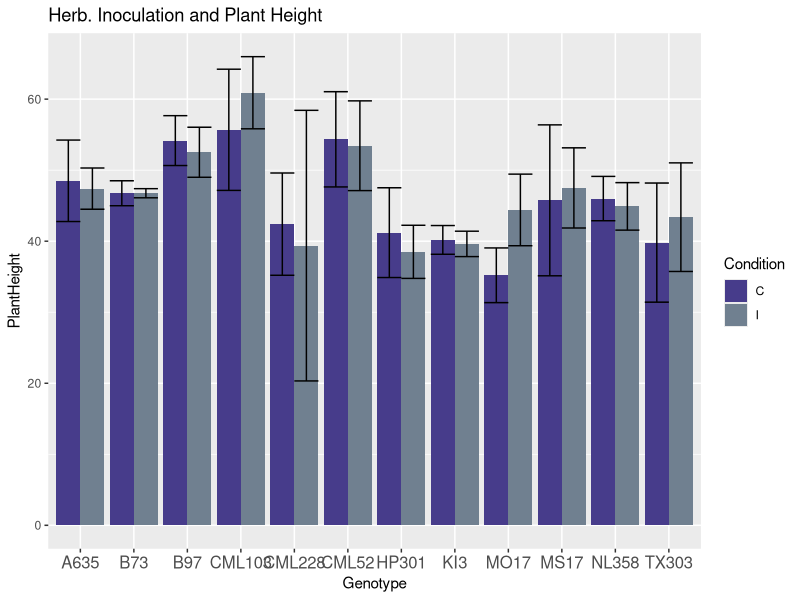

Generate this figure with R: (Note: this script raises an error after producing the figure.)
# This script will combine the analysis and create final figures for my final combined data. 

getwd()
setwd("/home/coreyschultz/1.Projects/2.Maize.Endophyte.Project/Final_Data_and_Figs")
getwd()
library(tidyr)
library(tidyverse)
library(broom)
library(ggplot2)
library(car)
library(data.table)
library(ggpubr)

Herb_data = read.csv("Final_Herb_Data.csv", sep =",")
Burk_data = read.csv("Final_Burk_Data.csv", sep =",")
Serendip_data = read.csv("Final_Sbecsii_Data.csv", sep =",")


#get sd for error bars
data_summary <- function(data, varname, groupnames){
  require(plyr)
  
  summary_func <- function(x, col){
    c(mean = mean(x[[col]], na.rm=TRUE),
      sd = sd(x[[col]], na.rm=TRUE))
  }
  data_sum<-ddply(data, groupnames, .fun=summary_func,
                  varname)
  data_sum <- rename(data_sum, c("mean" = varname))
  return(data_sum)
}
##########################################################################################
## Herbaspirillium Stuff
##########################################################################################

names(Herb_data) <- c("Genotype", "Condition", "Rep", "Endophyte","Chlorophyll1","Chlorophyll2","Chlorophyll3",
                      "PlantHeight","LeafArea","RootLength","RootVolume","Group_or_Date")


##### Visualize Phenotypes - use these two lines to make any histograms
dfsum <- data_summary(Herb_data, varname = "PlantHeight", groupnames = c("Genotype","Condition"))

ggplot(dfsum, aes(Genotype, PlantHeight, fill = Condition)) + geom_bar(stat = "summary", fun.y = "mean", position="dodge") + theme(axis.text.x = element_text(size=12)) + scale_fill_manual(values = c("slateblue4", "slategrey")) + ggtitle("Herb. Inoculation and Plant Height") + geom_errorbar(aes(ymin=PlantHeight-sd, ymax=PlantHeight+sd), position=position_dodge())

##### T tests for all phenotypes
#T Tests for significance
genotypes <- unique(Herb_data$Genotype)
length(genotypes)

#Height
for( i in 1:length(genotypes)){
  df <-Herb_data[which (Herb_data$Genotype == (unique(Herb_data$Genotype)[i])),c(1:11)]
  pvalue <- t.test(df$PlantHeight~df$Condition,mu=0, alt="two.sided", conf=0.95, var.eq=F, paired=F)
  print(unique(Herb_data$Genotype)[i])
  print(df)
  print(pvalue)
}

#Leaf Area
for( i in 1:length(genotypes)){
  df <-Herb_data[which (Herb_data$Genotype == (unique(Herb_data$Genotype)[i])),c(1:11)]
  pvalue <- t.test(df$LeafArea~df$Condition,mu=0, alt="two.sided", conf=0.95, var.eq=F, paired=F)
  print(unique(Herb_data$Genotype)[i])
  print(df)
  print(pvalue)
}

#Root Length
for( i in 1:length(genotypes)){
  df <-Herb_data[which (Herb_data$Genotype == (unique(Herb_data$Genotype)[i])),c(1:11)]
  pvalue <- t.test(df$RootLength~df$Condition,mu=0, alt="two.sided", conf=0.95, var.eq=F, paired=F)
  print(unique(Herb_data$Genotype)[i])
  print(df)
  print(pvalue)
}

#Root Volume
for( i in 1:length(genotypes)){
  df <-Herb_data[which (Herb_data$Genotype == (unique(Herb_data$Genotype)[i])),c(1:11)]
  pvalue <- t.test(df$RootVolume~df$Condition,mu=0, alt="two.sided", conf=0.95, var.eq=F, paired=F)
  print(unique(Herb_data$Genotype)[i])
  print(df)
  print(pvalue)
}

# Chlorophyll1
for( i in 1:length(genotypes)){
  df <-Herb_data[which (Herb_data$Genotype == (unique(Herb_data$Genotype)[i])),c(1:11)]
  pvalue <- t.test(df$Chlorophyll1~df$Condition,mu=0, alt="two.sided", conf=0.95, var.eq=F, paired=F)
  print(unique(Herb_data$Genotype)[i])
  print(df)
  print(pvalue)
}

# Chlorophyll2
for( i in 1:length(genotypes)){
  df <-Herb_data[which (Herb_data$Genotype == (unique(Herb_data$Genotype)[i])),c(1:11)]
  pvalue <- t.test(df$Chlorophyll2~df$Condition,mu=0, alt="two.sided", conf=0.95, var.eq=F, paired=F)
  print(unique(Herb_data$Genotype)[i])
  print(df)
  print(pvalue)
}

# Chlorophyll3
for( i in 1:length(genotypes)){
  df <-Herb_data[which (Herb_data$Genotype == (unique(Herb_data$Genotype)[i])),c(1:11)]
  pvalue <- t.test(df$Chlorophyll3~df$Condition,mu=0, alt="two.sided", conf=0.95, var.eq=F, paired=F)
  print(unique(Herb_data$Genotype)[i])
  print(df)
  print(pvalue)
}

##### Heritability                          
myvars <- as.list(colnames(Herb_data[5:11]))  # create a list of traits


# use lapply to loop through columns and create linear models. evale paste0 makes the variable work somehow
linreg <- lapply(myvars, function(x)lm(eval(paste0(x, '~ Rep + Group_or_Date + Genotype + Condition + Genotype:Condition')), data = Herb_data) 
                 %>% anova()) 

calcs <- lapply(linreg, function(j)(j[5,2]/(j[5,2] + j[6,2])))#extract and calculate the actual heritability for each table

#make a final table with the traits and calculated heritability
final.table <- cbind(((colnames(Herb_data[5:11]))),as.data.frame(do.call(rbind, calcs)))
names(final.table) <- c("Trait", "Heritability")

print(final.table)

# non loop as an example:
#Height
height3model <- lm(Herb_data$PlantHeight ~ Herb_data$Genotype*Herb_data$Condition, data=Herb_data)
height3tab <- anova(height3model)
height3.het <- height3tab[3,2]/(height3tab[3,2] + height3tab[4,2])  #Heritability Calculation
height3.het
##### Variance Decomposition Analysis - using type 1 ANOVA - loop below to handle signifigance values. 

HerbResultsT1 <- data.frame(Chlorophyll1=numeric(6),Chlorophyll2=numeric(6),Chlorophyll3=numeric(6),PlantHeight=numeric(6),LeafArea=numeric(6),RootLength=numeric(6),RootVolume=numeric(6))
rownames(HerbResultsT1) <- c("Rep","Group","Genotype","Inoculation","Genotype:Inoculation","Residuals")

HerbPlantHeightLM <- lm(PlantHeight ~ Rep + Group_or_Date + Genotype + Condition + Genotype:Condition, data=Herb_data)
HPH1 <- anova(HerbPlantHeightLM)
HerbResultsT1$PlantHeight <- c(HPH1[1,2],HPH1[2,2],HPH1[3,2],HPH1[4,2],HPH1[5,2],HPH1[6,2])

HerbChl1LM <- lm(Chlorophyll1 ~ Rep + Group_or_Date + Genotype + Condition + Genotype:Condition, data=Herb_data)
HPH1 <- anova(HerbChl1LM)
HerbResultsT1$Chlorophyll1 <- c(HPH1[1,2],HPH1[2,2],HPH1[3,2],HPH1[4,2],HPH1[5,2],HPH1[6,2])

linereg <- lm(Chlorophyll2 ~ Rep + Group_or_Date + Genotype + Condition + Genotype:Condition, data=Herb_data)
HPH1 <- anova(linereg)
HerbResultsT1$Chlorophyll2 <- c(HPH1[1,2],HPH1[2,2],HPH1[3,2],HPH1[4,2],HPH1[5,2],HPH1[6,2])

linereg <- lm(Chlorophyll3 ~ Rep + Group_or_Date + Genotype + Condition + Genotype:Condition, data=Herb_data)
HPH1 <- anova(linereg)
HerbResultsT1$Chlorophyll3 <- c(HPH1[1,2],HPH1[2,2],HPH1[3,2],HPH1[4,2],HPH1[5,2],HPH1[6,2])

linereg <- lm(LeafArea ~ Rep + Group_or_Date + Genotype + Condition + Genotype:Condition, data=Herb_data)
HPH1 <- anova(linereg)
HerbResultsT1$LeafArea <- c(HPH1[1,2],HPH1[2,2],HPH1[3,2],HPH1[4,2],HPH1[5,2],HPH1[6,2])

linereg <- lm(RootLength ~ Rep + Group_or_Date + Genotype + Condition + Genotype:Condition, data=Herb_data)
HPH1 <- anova(linereg)
HerbResultsT1$RootLength <- c(HPH1[1,2],HPH1[2,2],HPH1[3,2],HPH1[4,2],HPH1[5,2],HPH1[6,2])

linereg <- lm(RootVolume ~ Rep + Group_or_Date + Genotype + Condition + Genotype:Condition, data=Herb_data)
HPH1 <- anova(linereg)
HerbResultsT1$RootVolume <- c(HPH1[1,2],HPH1[2,2],HPH1[3,2],HPH1[4,2],HPH1[5,2],HPH1[6,2])

# Sum of Squares analysis loop
myvars <- names(Herb_data[5:11]) # create a list of traits
Signif_list <- list()

for( m in myvars){
  print(m)
  print(as.name(m))
  linmod <- lm(Herb_data[[m]] ~ Rep + Group_or_Date + Genotype + Condition + Genotype:Condition, data = Herb_data)
  HPH1 <- anova(linmod)
  HerbResultsT1[[m]] <- c(HPH1[1,2],HPH1[2,2],HPH1[3,2],HPH1[4,2],HPH1[5,2],HPH1[6,2])
  itlist = HPH1[,5]
  Signif_list <- append(Signif_list, itlist)
}

#Get rid of the NAs from residuals
Signif_list[is.na(Signif_list)] = 1
Signif_list

# Convert these p values to *
for( s in 1:length(Signif_list)){
  #print(s)
  if (Signif_list[s] < .05){
    Signif_list[s] <- '*'
    #print("True")
  } else {
    Signif_list[s] <- " "
    #print("False")
  }
}
Signif_list

# Now Normalize all the columns
HerbT1 <- HerbResultsT1

HerbT1[] <- lapply(HerbT1[], function(x) x/sum(x))
setDT(HerbT1, keep.rownames = TRUE)[]

HerbT1_long <- HerbT1 %>%
  gather(HerbT1, value,Chlorophyll1:RootVolume)

HerbT1_long$Signif <- Signif_list

#HerbT1_long$Signif <- c("*", " ", " ", " ", " ","*", " ", " ", " ", " ","*", "*", " ", " ", " ","*", " ", "*", " ", " ","*", " ", " ", " ", " ","*", " ", " ", " ", " ","*", " ", " ", "*", " ")


#F1 <- ggplot(HerbT1_long, aes(x = HerbT1, y = value, fill = forcats::fct_rev(rn))) + geom_col(position=position_stack()) + theme(axis.text.x = element_text(angle = 90)) + labs(fill = "Variables") + ggtitle("Variance Decomposition Analysis: Herbaspirillum") + xlab("Growth Promoted Phenotypes")
F1 <- ggplot(HerbT1_long, aes(x = HerbT1, y = value, fill = forcats::fct_rev(rn), label = Signif)) + geom_col(position=position_stack()) + theme(axis.text.x = element_text(angle = 90)) + labs(fill = "Variables") + geom_text(aes(label = Signif), size = 5, position = position_stack(vjust = .5)) + ggtitle("Variance Decomposition Analysis: Herbaspirillum") + xlab("Growth Promoted Phenotypes")

F1

##### Variance Decomposition Analysis - using type 2 ANOVA
# signifigance is just the left column of the ANOVA duh you big dummy. 
# empty table
HerbResultsT2 <- data.frame(Chlorophyll1=numeric(5),Chlorophyll2=numeric(5),Chlorophyll3=numeric(5),PlantHeight=numeric(5),LeafArea=numeric(5),RootLength=numeric(5),RootVolume=numeric(5))
rownames(HerbResultsT2) <- c("Genotype","Condition","Rep","Genotype:Condition","Residuals")

#place ANOVA results into that empty table
HerbPlantHeightLM <- lm(PlantHeight ~ Genotype +Condition + Rep + Genotype*Condition, data=Herb_data)
HPH2 <- Anova(HerbPlantHeightLM, type = "II")
HerbResultsT2$PlantHeight=c(HPH2[1,1],HPH2[2,1],HPH2[3,1],HPH2[4,1],HPH2[5,1])

HerbChl1LM <- lm(Chlorophyll1 ~ Genotype +Condition + Rep + Genotype*Condition, data=Herb_data)
HPH2 <- Anova(HerbChl1LM, type = "II")
HerbResultsT2$Chlorophyll1=c(HPH2[1,1],HPH2[2,1],HPH2[3,1],HPH2[4,1],HPH2[5,1])

linereg <- lm(Chlorophyll2 ~ Genotype +Condition + Rep + Genotype*Condition, data=Herb_data)
HPH2 <- Anova(linereg, type = "II")
HerbResultsT2$Chlorophyll2=c(HPH2[1,1],HPH2[2,1],HPH2[3,1],HPH2[4,1],HPH2[5,1])

linereg <- lm(Chlorophyll3 ~ Genotype +Condition + Rep + Genotype*Condition, data=Herb_data)
HPH2 <- Anova(linereg, type = "II")
HerbResultsT2$Chlorophyll3=c(HPH2[1,1],HPH2[2,1],HPH2[3,1],HPH2[4,1],HPH2[5,1])

linereg <- lm(LeafArea ~ Genotype +Condition + Rep + Genotype*Condition, data=Herb_data)
HPH2 <- Anova(linereg, type = "II")
HerbResultsT2$LeafArea=c(HPH2[1,1],HPH2[2,1],HPH2[3,1],HPH2[4,1],HPH2[5,1])

linereg <- lm(RootLenth ~ Genotype +Condition + Rep + Genotype*Condition, data=Herb_data)
HPH2 <- Anova(linereg, type = "II")
HerbResultsT2$RootLength=c(HPH2[1,1],HPH2[2,1],HPH2[3,1],HPH2[4,1],HPH2[5,1])

linereg <- lm(RootVolume ~ Genotype +Condition + Rep + Genotype*Condition, data=Herb_data)
HPH2 <- Anova(linereg, type = "II")
HerbResultsT2$RootVolume=c(HPH2[1,1],HPH2[2,1],HPH2[3,1],HPH2[4,1],HPH2[5,1])
HerbResultsT2

# Now Normalize all the columns
HerbT2 <- HerbResultsT2
HerbT2[] <- lapply(HerbT2[], function(x) x/sum(x))
setDT(HerbT2, keep.rownames = TRUE)[]
HerbT2_long <- HerbT2 %>%
  gather(HerbT2, value,Chlorophyll1:RootVolume)
HerbT2_long$Signif <- c("*", " ", " ", " ", " ","*", " ", " ", " ", " ","*", "*", " ", " ", " ","*", " ", "*", " ", " ","*", " ", " ", " ", " ","*", " ", " ", " ", " ","*", " ", " ", "*", " ")

ggplot(HerbT2_long, aes(x = HerbT2, y = value, fill = forcats::fct_rev(rn), label = Signif)) + geom_col(position=position_stack()) + theme(axis.text.x = element_text(angle = 90)) + labs(fill = "Variables") + geom_text(aes(label = Signif), size = 5, position = position_stack(vjust = .5)) + ggtitle("Herbaspirillum Variance Decomposition") + xlab("Phenotypes")





##########################################################################################
## Burkholderia Stuff
##########################################################################################

names(Burk_data) <- c("Genotype", "Condition", "Rep", "Endophyte",
                      "PlantHeight","LeafArea","RootLength","RootVolume")


##### Visualize Phenotypes - use these two lines to make any histograms
dfsum <- data_summary(Burk_data, varname = "PlantHeight", groupnames = c("Genotype","Condition"))

ggplot(dfsum, aes(Genotype, PlantHeight, fill = Condition)) + geom_bar(stat = "summary", fun.y = "mean", position="dodge") + theme(axis.text.x = element_text(size=12)) + scale_fill_manual(values = c("slateblue4", "slategrey")) + ggtitle("Burkholderia Inoculation and Plant Height") + geom_errorbar(aes(ymin=PlantHeight-sd, ymax=PlantHeight+sd), position=position_dodge())

##### T tests for all phenotypes
#T Tests for significance
genotypes <- unique(Burk_data$Genotype)
length(genotypes)

#Height
for( i in 1:length(genotypes)){
  df <-Burk_data[which (Burk_data$Genotype == (unique(Burk_data$Genotype)[i])),c(1:8)]
  pvalue <- t.test(df$PlantHeight~df$Condition,mu=0, alt="two.sided", conf=0.95, var.eq=F, paired=F)
  print(unique(Burk_data$Genotype)[i])
  print(df)
  print(pvalue)
}

#Leaf Area
for( i in 1:length(genotypes)){
  df <-Burk_data[which (Burk_data$Genotype == (unique(Burk_data$Genotype)[i])),c(1:8)]
  pvalue <- t.test(df$LeafArea~df$Condition,mu=0, alt="two.sided", conf=0.95, var.eq=F, paired=F)
  print(unique(Burk_data$Genotype)[i])
  print(df)
  print(pvalue)
}

#Root Length
Burk_data$RootLength=as.numeric(as.character(Burk_data$RootLength))
for( i in 1:length(genotypes)){
  df <-Burk_data[which (Burk_data$Genotype == (unique(Burk_data$Genotype)[i])),c(1:8)]
  pvalue <- t.test(df$RootLength~df$Condition,mu=0, alt="two.sided", conf=0.95, var.eq=F, paired=F)
  print(unique(Burk_data$Genotype)[i])
  print(df)
  print(pvalue)
}

#Root Volume
Burk_data$RootVolume=as.numeric(as.character(Burk_data$RootVolume))
for( i in 1:length(genotypes)){
  df <-Burk_data[which (Burk_data$Genotype == (unique(Burk_data$Genotype)[i])),c(1:8)]
  pvalue <- t.test(df$RootVolume~df$Condition,mu=0, alt="two.sided", conf=0.95, var.eq=F, paired=F)
  print(unique(Burk_data$Genotype)[i])
  print(df)
  print(pvalue)
}

##### Heritability                              
myvars <- as.list(colnames(Burk_data[5:8]))  # create a list of traits


# use lapply to loop through columns and create linear models. evale paste0 makes the variable work somehow
linreg <- lapply(myvars, function(x)lm(eval(paste0(x, '~ Rep + Genotype + Condition + Genotype:Condition')), data = Burk_data) 
                 %>% anova()) 

calcs <- lapply(linreg, function(j)(j[4,2]/(j[4,2] + j[5,2])))#extract and calculate the actual heritability for each table

#make a final table with the traits and calculated heritability
final.table <- cbind(((colnames(Burk_data[5:8]))),as.data.frame(do.call(rbind, calcs)))
names(final.table) <- c("Trait", "Heritability")

print(final.table)
# non loop as an example:
#Height
heightmodel <- lm(Burk_data$PlantHeight ~ Burk_data$Genotype*Burk_data$Condition, data=Burk_data)
height3tab <- anova(heightmodel)
height3.het <- height3tab[3,2]/(height3tab[3,2] + height3tab[4,2])  #Heritability Calculation
height3.het

##### Variance Decomposition Analysis - using type 2 ANOVA





##########################################################################################
## Serendipita Stuff
##########################################################################################

names(Serendip_data) <- c("Genotype", "Condition", "Rep", "Endophyte",
                          "PlantHeight","RootLength","RootMass","ShootMass")


##### Visualize Phenotypes - use these two lines to make any histograms
dfsum <- data_summary(Serendip_data, varname = "PlantHeight", groupnames = c("Genotype","Condition"))
ggplot(dfsum, aes(Genotype, PlantHeight, fill = Condition)) + geom_bar(stat = "summary", fun.y = "mean", position="dodge") + theme(axis.text.x = element_text(size=12)) + scale_fill_manual(values = c("slateblue4", "slategrey")) + ggtitle("Serendipita Inoculation and Plant Height") + geom_errorbar(aes(ymin=PlantHeight-sd, ymax=PlantHeight+sd), position=position_dodge())


# Root Mass
dfsum <- data_summary(Serendip_data, varname = "RootMass", groupnames = c("Genotype","Condition"))
dfsum['Significance'] <- c(" ", " ", " ", " "," ", " ", " ", " "," ", " ", "*", "*"," ", " ", " ", " "," ", " ", " ", " ","*", "*", " ", " ")

ggplot(dfsum, aes(Genotype, RootMass, fill = Condition)) + geom_bar(stat = "summary", fun = "mean", position="dodge") + 
  theme(axis.text.x = element_text(size=12)) + scale_fill_manual(values = c( "tan3", "forestgreen")) + 
  ggtitle("Serendipita Inoculation and Root Mass") + 
  geom_errorbar(aes(ymin=RootMass-sd, ymax=RootMass+sd), position=position_dodge()) +
  geom_text(aes(label = Significance), vjust = 4.5, size = 5, position = position_dodge(width =1)) + 
  annotate("text", x = 10, y = 500, label = " * represent t-test pvalue < .05") + ylab(" Root Mass (mg)")

#Shoot Mass
dfsum <- data_summary(Serendip_data, varname = "ShootMass", groupnames = c("Genotype","Condition"))
dfsum['Significance'] <- c(" ", " ", " ", " "," ", " ", " ", " "," ", " ", " ", " "," ", " ", " ", " "," ", " ", "*", "*","*", "*", "*", "*")

ggplot(dfsum, aes(Genotype, ShootMass, fill = Condition, labels = Significance)) + geom_bar(stat = "summary", fun = "mean", position="dodge") + 
  theme(axis.text.x = element_text(size=12)) + scale_fill_manual(values = c( "tan3", "forestgreen")) + 
  ggtitle("Serendipita Inoculation and Shoot Mass") + 
  geom_errorbar(aes(ymin=ShootMass-sd, ymax=ShootMass+sd), position=position_dodge()) +
  geom_text(aes(label = Significance), size = 5,vjust = 2,  position = position_dodge(width = 1)) + 
  annotate("text", x = 10, y = 1000, label = " * represent t-test pvalue < .05")+ ylab(" Shoot Mass (mg)")

################################################ Poster pics for root and shoot mass
keep_list <- c("TX303", "P39", "NC350")

dot_df <- Serendip_data[(Serendip_data$Genotype=="TX303"),]
dot_df <- rbind(Serendip_data[(Serendip_data$Genotype=="P39"),],dot_df)
dot_df <- rbind(Serendip_data[(Serendip_data$Genotype=="NC350"),],dot_df)
dot_df <- rbind(Serendip_data[(Serendip_data$Genotype=="MS71"),],dot_df)
dot_df <- rbind(Serendip_data[(Serendip_data$Genotype=="CML52"),],dot_df)
dot_df <- rbind(Serendip_data[(Serendip_data$Genotype=="B73"),],dot_df)

dot_df

dot_df$Condition <- gsub('C', 'Control', dot_df$Condition)
dot_df$Condition <- gsub('I', 'Inoculated', dot_df$Condition)

# Root Mass  
ggplot(dot_df, aes(x =Genotype, y=RootMass, group = Condition, fill = Condition)) + 
  geom_point(aes(colour = Condition),size=3, position = position_jitterdodge(jitter.width = .01)) + 
  scale_color_manual(values = c( "tan3", "forestgreen")) + ylab(" Root Mass (mg)") + theme(axis.text.x = element_text( size = 20), axis.title.x = element_text(size = 16)) + theme(axis.text.y = element_text(size = 18), axis.title.y = element_text(size = 16), plot.title = element_text(size=18)) + ggtitle("Serendipita Root Mass")


# Shoot Mass  
ggplot(dot_df, aes(x =Genotype, y=ShootMass, group = Condition, fill = Condition)) + 
  geom_point(aes(colour = Condition),size=3, position = position_jitterdodge(jitter.width = .01)) + 
  scale_color_manual(values = c( "tan3", "forestgreen")) + ylab(" Shoot Mass (mg)") + theme(axis.text.x = element_text( size = 20), axis.title.x = element_text(size = 16)) + theme(axis.text.y = element_text(size = 18), axis.title.y = element_text(size = 16), plot.title = element_text(size=18)) + ggtitle("Serendipita Shoot Mass")

##########################################################
##### T tests for all phenotypes
#T Tests for significance
genotypes <- unique(Serendip_data$Genotype)
length(genotypes)

#Height
for( i in 1:length(genotypes)){
  df <-Serendip_data[which (Serendip_data$Genotype == (unique(Serendip_data$Genotype)[i])),c(1:8)]
  pvalue <- t.test(df$PlantHeight~df$Condition,mu=0, alt="two.sided", conf=0.95, var.eq=F, paired=F)
  print(unique(Serendip_data$Genotype)[i])
  print(df)
  print(pvalue)
}

#Root Length

for( i in 1:length(genotypes)){
  df <-Serendip_data[which (Serendip_data$Genotype == (unique(Serendip_data$Genotype)[i])),c(1:8)]
  pvalue <- t.test(df$RootLength~df$Condition,mu=0, alt="two.sided", conf=0.95, var.eq=F, paired=F)
  print(unique(Serendip_data$Genotype)[i])
  print(df)
  print(pvalue)
}

#Root Mass
for( i in 1:length(genotypes)){
  df <-Serendip_data[which (Serendip_data$Genotype == (unique(Serendip_data$Genotype)[i])),c(1:8)]
  pvalue <- t.test(df$RootMass~df$Condition,mu=0, alt="two.sided", conf=0.95, var.eq=F, paired=F)
  print(unique(Serendip_data$Genotype)[i])
  print(df)
  print(pvalue)
}

#Shoot Mass
for( i in 1:length(genotypes)){
  df <-Serendip_data[which (Serendip_data$Genotype == (unique(Serendip_data$Genotype)[i])),c(1:8)]
  pvalue <- t.test(df$ShootMass~df$Condition,mu=0, alt="two.sided", conf=0.95, var.eq=F, paired=F)
  print(unique(Serendip_data$Genotype)[i])
  print(df)
  print(pvalue)
}

##### Heritability  - Test with other ANOVA's       
myvars <- as.list(colnames(Serendip_data[5:8]))  # create a list of traits
# Type 1
# use lapply to loop through columns and create linear models. evale paste0 makes the variable work somehow
linreg <- lapply(myvars, function(x)lm(eval(paste0(x, '~ Rep + Group_or_Date + Genotype + Condition + Genotype:Condition')), data = Serendip_data) 
                 %>% anova()) 
calcs <- lapply(linreg, function(j)(j[5,2]/(j[5,2] + j[6,2])))#extract and calculate the actual heritability for each table
#make a final table with the traits and calculated heritability
final.table <- cbind(((colnames(Serendip_data[5:8]))),as.data.frame(do.call(rbind, calcs)))
names(final.table) <- c("Trait", "Heritability")

print(final.table)

# Type II
linreg2 <- lapply(myvars, function(x)lm(eval(paste0(x, '~ Rep + Genotype + Condition + Genotype:Condition')), data = Serendip_data) 
                 %>% Anova(type="II")) 
lapply(linreg2, function(j)print(j))
calcs2 <- lapply(linreg2, function(j)(j[4,1]/(j[4,1] + j[5,1])))#extract and calculate the actual heritability for each table
#make a final table with the traits and calculated heritability
final.table2 <- cbind(((colnames(Serendip_data[5:8]))),as.data.frame(do.call(rbind, calcs2)))
names(final.table2) <- c("Trait", "Heritability")

print(final.table2)

# Type III
linreg3 <- lapply(myvars, function(x)lm(eval(paste0(x, '~ Rep + Genotype + Condition + Genotype:Condition')), data = Serendip_data) 
                 %>% Anova(type="III")) 
calcs3 <- lapply(linreg3, function(j)(j[5,1]/(j[5,1] + j[6,1])))#extract and calculate the actual heritability for each table
#make a final table with the traits and calculated heritability
final.table3 <- cbind(((colnames(Serendip_data[5:8]))),as.data.frame(do.call(rbind, calcs3)))
names(final.table3) <- c("Trait", "Heritability")

print(final.table3)
##### Variance decomposition analysis - ANOVA type I
# Sum of Squares analysis loop
SereResultsT1 <- data.frame(PlantHeight=numeric(6),RootLength=numeric(6),RootMass=numeric(6),ShootMass=numeric(6))
rownames(SereResultsT1) <- c("Rep","Group","Genotype","Inoculation","Genotype:Inoculation","Residuals")

myvars <- names(Serendip_data[5:8]) # create a list of traits
Signif_list <- list()

for( m in myvars){
  print(m)
  print(as.name(m))
  linmod <- lm(Serendip_data[[m]] ~ Rep + Group_or_Date + Genotype + Condition + Genotype:Condition, data = Serendip_data)
  HPH1 <- anova(linmod)
  SereResultsT1[[m]] <- c(HPH1[1,2],HPH1[2,2],HPH1[3,2],HPH1[4,2],HPH1[5,2],HPH1[6,2])
  itlist = HPH1[,5]
  Signif_list <- append(Signif_list, itlist)
}

#Get rid of the NAs from residuals
Signif_list[is.na(Signif_list)] = 1
Signif_list

# Convert these p values to *
for( s in 1:length(Signif_list)){
  #print(s)
  if (Signif_list[s] < .05){
    Signif_list[s] <- '*'
    #print("True")
  } else {
    Signif_list[s] <- " "
    #print("False")
  }
}
Signif_list

# Now Normalize all the columns
HerbT1 <- SereResultsT1

HerbT1[] <- lapply(HerbT1[], function(x) x/sum(x))
setDT(HerbT1, keep.rownames = TRUE)[]

HerbT1_long <- HerbT1 %>%
  gather(HerbT1, value,PlantHeight:ShootMass)

HerbT1_long$Signif <- Signif_list

#HerbT1_long$Signif <- c("*", " ", " ", " ", " ","*", " ", " ", " ", " ","*", "*", " ", " ", " ","*", " ", "*", " ", " ","*", " ", " ", " ", " ","*", " ", " ", " ", " ","*", " ", " ", "*", " ")


#F1 <- ggplot(HerbT1_long, aes(x = HerbT1, y = value, fill = forcats::fct_rev(rn))) + geom_col(position=position_stack()) + theme(axis.text.x = element_text(angle = 90)) + labs(fill = "Variables") + ggtitle("Variance Decomposition Analysis: Herbaspirillum") + xlab("Growth Promoted Phenotypes")
F1 <- ggplot(HerbT1_long, aes(x = HerbT1, y = value, fill = forcats::fct_rev(rn), label = Signif)) + geom_col(position=position_stack()) + theme(axis.text.x = element_text(angle = 90)) + labs(fill = "Variables") + geom_text(aes(label = Signif), size = 5, position = position_stack(vjust = .5)) + ggtitle("Variance Decomposition Analysis: Serendipita") + xlab("Growth Promoted Phenotypes")

F1
############ Non looped way without date
SereResultsT1 <- data.frame(PlantHeight=numeric(5),RootLength=numeric(5),RootMass=numeric(5),ShootMass=numeric(5))
rownames(SereResultsT1) <- c("Genotype","Inoculation","Rep","Genotype:Inoculation","Residuals")

SerePlantHeightLM <- lm(PlantHeight ~ Genotype +Condition + Rep + Genotype*Condition, data=Serendip_data)
HPH1 <- anova(SerePlantHeightLM)
SereResultsT1$PlantHeight <- c(HPH1[1,2],HPH1[2,2],HPH1[3,2],HPH1[4,2],HPH1[5,2])

linereg <- lm(RootLength ~ Genotype +Condition + Rep + Genotype*Condition, data=Serendip_data)
HPH1 <- anova(linereg)
SereResultsT1$RootLength <- c(HPH1[1,2],HPH1[2,2],HPH1[3,2],HPH1[4,2],HPH1[5,2])

linereg <- lm(RootMass ~ Genotype +Condition + Rep + Genotype*Condition, data=Serendip_data)
HPH1 <- anova(linereg)
SereResultsT1$RootMass <- c(HPH1[1,2],HPH1[2,2],HPH1[3,2],HPH1[4,2],HPH1[5,2])

linereg <- lm(ShootMass ~ Genotype +Condition + Rep + Genotype*Condition, data=Serendip_data)
HPH1 <- anova(linereg)
SereResultsT1$ShootMass <- c(HPH1[1,2],HPH1[2,2],HPH1[3,2],HPH1[4,2],HPH1[5,2])

# Now Normalize all the columns
SereT1 <- SereResultsT1

SereT1[] <- lapply(SereT1[], function(x) x/sum(x))

setDT(SereT1, keep.rownames = TRUE)[]

SereT1_long <- SereT1 %>%
  gather(SereT1, value,PlantHeight:ShootMass)

SereT1_long$Signif <- c("*", "*", " ", " "," ", "*", "*", " "," ", " ", "*", "*"," ", " ", " ", "*","*", " ", " ", " ")

F1C <- ggplot(SereT1_long, aes(x = SereT1, y = value, fill = forcats::fct_rev(rn), label = Signif)) + geom_col(position=position_stack()) + theme(axis.text.x = element_text(angle = 90)) + labs(fill = "Variables") + geom_text(aes(label = Signif), size = 5, position = position_stack(vjust = .5))+ ggtitle("Variance Decomposition Analysis: Serendipita") + xlab("Growth Promoted Phenotypes")

#################### Poster figure: combine herb and serendip variance

SereT1_long["Endophyte"] <- "Serendipita"
HerbT1_long["Endophyte"] <- "Herbaspirillum"

SereT1_long$SereT1 <- paste("Serendipita", SereT1_long$SereT1, sep="_")
HerbT1_long$HerbT1 <- paste("Herbaspirillum", HerbT1_long$HerbT1, sep="_")

names(SereT1_long)[names(SereT1_long) == "SereT1"] <- "Phenotype"
names(HerbT1_long)[names(HerbT1_long) == "HerbT1"] <- "Phenotype"

SandH <- rbind(SereT1_long, HerbT1_long)
ggplot(SandH, aes(x = Phenotype, y = value, fill = forcats::fct_rev(rn), label = Signif)) + geom_col(position=position_stack()) + theme(axis.text.x = element_text( size = 12)) + theme(axis.text.y = element_text(size = 14)) + labs(fill = "Variables") + geom_text(aes(label = Signif), size = 5, position = position_stack(vjust = .5))+ ggtitle("Variance Decomposition Analysis") + xlab("Growth Promoted Phenotypes") + coord_flip() 

###################################################################################################
# Real Time - qPCR    
###################################################################################################
# Note: each sample had 2 technical reps! Experiment 3 had a different dna concentration due to differences in 
# extracted DNA concnetrations. (they were too low compared to exps 1 and 2)

qpcr_data <- read.csv("CombinedRaw_qPCR_clean.csv", header = TRUE, sep = ",")
# Toss any rows with missing values
qpcr_data = qpcr_data[complete.cases(qpcr_data),]

#add empty column
qpcr_data['calcs'] <- NA

# delta ct: experimental gene - housekeeping gene - this is for a single sample
qpcr_delta1 <- transform(qpcr_data, calcs = Cp_ITS - Cp_CDK)

# average all the delta ct values by genotype and condition so you can do the second delta from the combined samples
qpcr_sum <- summarySE(data = qpcr_delta1, measurevar = "calcs", groupvars = c("Genotype","Condition"), na.rm = TRUE)

qgenotypes <- unique(qpcr_sum$Genotype)
length(qgenotypes)

# find the double delta for each genotype
doubledelta_df <- data.frame("Genotype" = qgenotypes, "Double_Delta" = NA)

# Inoculated - Control 
for( i in 1:length(qgenotypes)){
  df <-qpcr_sum[which (qpcr_sum$Genotype == (unique(qpcr_sum$Genotype)[i])),c(1:7)]
  doubled <- df[2,4]-df[1,4]
  doubledelta_df[i,2] = doubled
}

#Add experiments so we can fill by them
doubledelta_df['Experiment_Number'] <- c('3','3','3','1','3','2','1','2','1','1','1','3')

# Drop CML69 and MO18W - we have no phenotype data due to greenhouse fertilization by a worker
doubledelta_df <- doubledelta_df[!(doubledelta_df$Genotype=="CML69"),]
doubledelta_df <- doubledelta_df[!(doubledelta_df$Genotype=="MO18W"),]

# Graph double delta
ggplot(doubledelta_df, aes(Genotype, Double_Delta, fill = Experiment_Number)) + geom_bar(stat = "summary", fun = "mean", position="dodge") + theme(axis.text.x = element_text(size=12)) + scale_fill_manual(values = c("slateblue4", "slategrey", "indianred3")) + ggtitle("Average Double Delta Value of Serendipita Inoculation by Genotype")

# Transform to fold change
foldchange_df = transform(doubledelta_df, Double_Delta = log2(-Double_Delta))

# Add phenotype significance from t - tests .1 - .05
foldchange_df['Significance'] <- c('*',' ',' ',' ','***','*',' ','***','***','***')

#Graph fold change
#ggplot(foldchange_df, aes(Genotype, Double_Delta, fill = Experiment_Number)) + geom_bar(stat = "summary", fun = "mean", position="dodge") + theme(axis.text.x = element_text(size=12)) + scale_fill_manual(values = c("slateblue4", "slategrey", "indianred3")) + ggtitle("Expression Change of Serendipita Inoculation by Genotype")

ggplot(foldchange_df, aes(x = reorder(Genotype, -Double_Delta), Double_Delta, fill = Experiment_Number, label = Significance)) + geom_bar(stat = "summary", fun = "mean", position="dodge") + theme(plot.title = element_text(size=18),axis.text.x = element_text(size=18), axis.text.y = element_text(size=18), axis.title = element_text(size = 18)) + scale_fill_manual(values = c("dodgerblue", "orange")) + ggtitle("Expression Change of Serendipita Inoculation by Genotype") + xlab("Genotype") + ylab("2^Double_Delta") + geom_text(aes(label = Significance), size = 5, position = position_stack(vjust = .5)) + annotate("text", x = 8, y = 3.5, size=5, label = " P-Values for a phenotype less than:\n * = 0.1,    *** = 0.05 ") 

# T Test comparing inoculated and control single delta values. 
genotypes <- unique(qpcr_delta1$Genotype)
length(genotypes)

for( i in 1:length(genotypes)){
  df2 <-qpcr_delta1[which (qpcr_delta1$Genotype == (unique(qpcr_delta1$Genotype)[i])),c(1:8)]
  pvalue <- t.test(df2$calcs~df2$Condition,mu=0, alt="two.sided", conf=0.95, var.eq=F, paired=F)
  print(unique(qpcr_delta1$Genotype)[i])
  print(df2)
  print(pvalue)
}

#Heritability
qpcrFinModel <- lm(qpcr_delta1$calcs~ qpcr_delta1$Genotype*qpcr_delta1$Condition, data=qpcr_delta1)
qPCRFintab <- anova(qpcrFinModel)
colonizationFinal.het <- qPCRFintab[3,2]/(qPCRFintab[3,2] + qPCRFintab[4,2])
